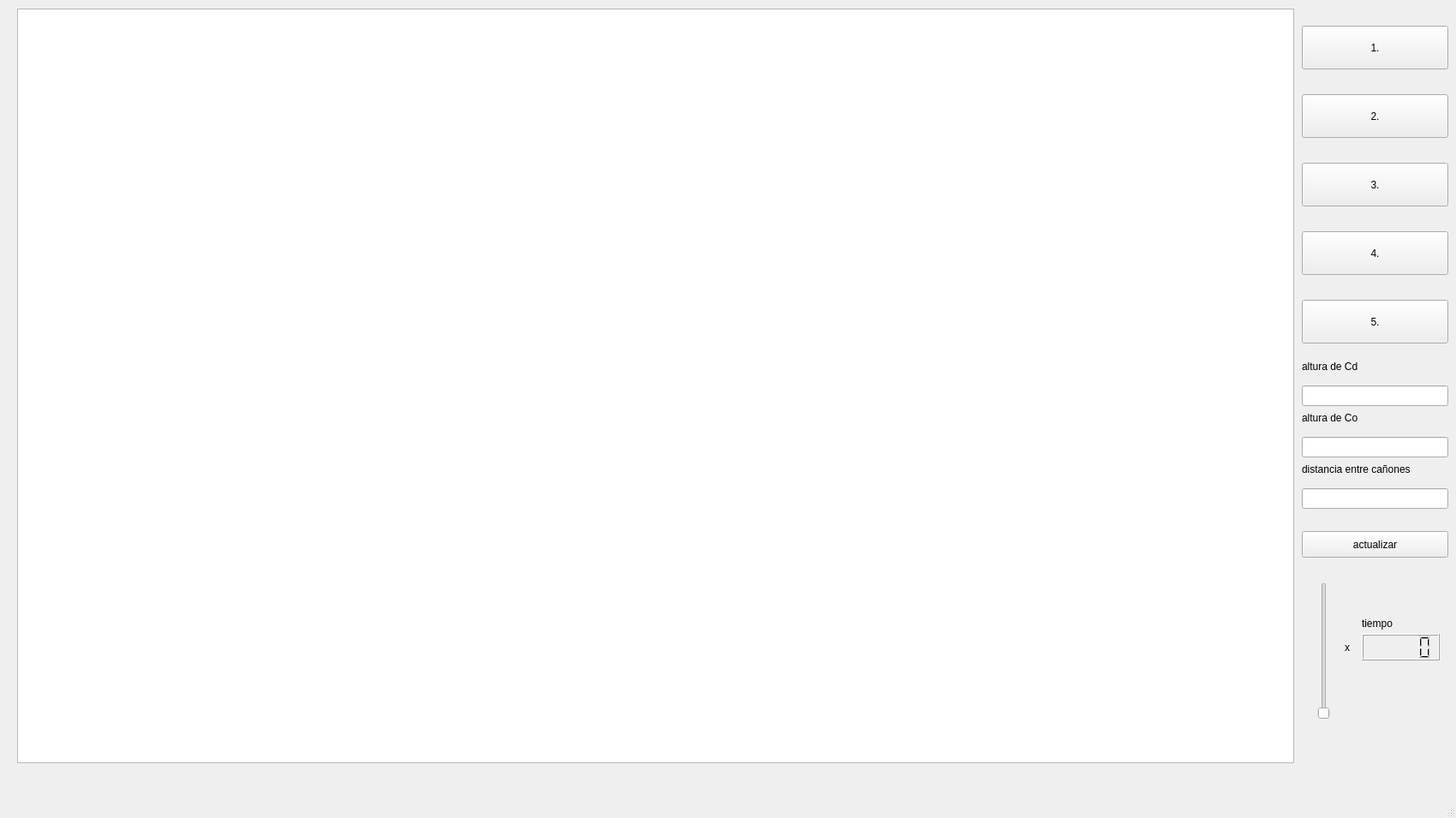
<?xml version="1.0" encoding="UTF-8"?>
<ui version="4.0">
 <class>MainWindow</class>
 <widget class="QMainWindow" name="MainWindow">
  <property name="geometry">
   <rect>
    <x>0</x>
    <y>0</y>
    <width>1700</width>
    <height>955</height>
   </rect>
  </property>
  <property name="windowTitle">
   <string>MainWindow</string>
  </property>
  <widget class="QWidget" name="centralwidget">
   <widget class="QGraphicsView" name="graphicsView">
    <property name="geometry">
     <rect>
      <x>20</x>
      <y>10</y>
      <width>1491</width>
      <height>881</height>
     </rect>
    </property>
   </widget>
   <widget class="QPushButton" name="pushButton">
    <property name="geometry">
     <rect>
      <x>1520</x>
      <y>30</y>
      <width>171</width>
      <height>51</height>
     </rect>
    </property>
    <property name="text">
     <string>1.</string>
    </property>
   </widget>
   <widget class="QPushButton" name="pushButton_2">
    <property name="geometry">
     <rect>
      <x>1520</x>
      <y>110</y>
      <width>171</width>
      <height>51</height>
     </rect>
    </property>
    <property name="text">
     <string>2.</string>
    </property>
   </widget>
   <widget class="QPushButton" name="pushButton_3">
    <property name="geometry">
     <rect>
      <x>1520</x>
      <y>190</y>
      <width>171</width>
      <height>51</height>
     </rect>
    </property>
    <property name="text">
     <string>3.</string>
    </property>
   </widget>
   <widget class="QPushButton" name="pushButton_4">
    <property name="geometry">
     <rect>
      <x>1520</x>
      <y>270</y>
      <width>171</width>
      <height>51</height>
     </rect>
    </property>
    <property name="text">
     <string>4.</string>
    </property>
   </widget>
   <widget class="QPushButton" name="pushButton_5">
    <property name="geometry">
     <rect>
      <x>1520</x>
      <y>350</y>
      <width>171</width>
      <height>51</height>
     </rect>
    </property>
    <property name="text">
     <string>5.</string>
    </property>
   </widget>
   <widget class="QLabel" name="label_3">
    <property name="geometry">
     <rect>
      <x>1570</x>
      <y>740</y>
      <width>71</width>
      <height>31</height>
     </rect>
    </property>
    <property name="text">
     <string>x</string>
    </property>
   </widget>
   <widget class="QPushButton" name="pushButton_6">
    <property name="geometry">
     <rect>
      <x>1520</x>
      <y>620</y>
      <width>171</width>
      <height>31</height>
     </rect>
    </property>
    <property name="text">
     <string>actualizar</string>
    </property>
   </widget>
   <widget class="QLineEdit" name="dist">
    <property name="geometry">
     <rect>
      <x>1520</x>
      <y>570</y>
      <width>171</width>
      <height>24</height>
     </rect>
    </property>
   </widget>
   <widget class="QLineEdit" name="Ho">
    <property name="geometry">
     <rect>
      <x>1520</x>
      <y>510</y>
      <width>171</width>
      <height>24</height>
     </rect>
    </property>
   </widget>
   <widget class="QLineEdit" name="Hd">
    <property name="geometry">
     <rect>
      <x>1520</x>
      <y>450</y>
      <width>171</width>
      <height>24</height>
     </rect>
    </property>
   </widget>
   <widget class="QLabel" name="label">
    <property name="geometry">
     <rect>
      <x>1520</x>
      <y>420</y>
      <width>111</width>
      <height>16</height>
     </rect>
    </property>
    <property name="text">
     <string>altura de Cd</string>
    </property>
   </widget>
   <widget class="QLabel" name="label_2">
    <property name="geometry">
     <rect>
      <x>1520</x>
      <y>480</y>
      <width>101</width>
      <height>16</height>
     </rect>
    </property>
    <property name="text">
     <string>altura de Co</string>
    </property>
   </widget>
   <widget class="QLabel" name="label_4">
    <property name="geometry">
     <rect>
      <x>1520</x>
      <y>540</y>
      <width>151</width>
      <height>16</height>
     </rect>
    </property>
    <property name="text">
     <string>distancia entre cañones</string>
    </property>
   </widget>
   <widget class="QLCDNumber" name="lcdNumber">
    <property name="geometry">
     <rect>
      <x>1590</x>
      <y>740</y>
      <width>91</width>
      <height>31</height>
     </rect>
    </property>
   </widget>
   <widget class="QSlider" name="verticalSlider">
    <property name="geometry">
     <rect>
      <x>1530</x>
      <y>680</y>
      <width>31</width>
      <height>160</height>
     </rect>
    </property>
    <property name="maximum">
     <number>20</number>
    </property>
    <property name="orientation">
     <enum>Qt::Vertical</enum>
    </property>
   </widget>
   <widget class="QLabel" name="label_5">
    <property name="geometry">
     <rect>
      <x>1590</x>
      <y>720</y>
      <width>55</width>
      <height>16</height>
     </rect>
    </property>
    <property name="text">
     <string>tiempo</string>
    </property>
   </widget>
  </widget>
  <widget class="QMenuBar" name="menubar">
   <property name="geometry">
    <rect>
     <x>0</x>
     <y>0</y>
     <width>1700</width>
     <height>25</height>
    </rect>
   </property>
  </widget>
  <widget class="QStatusBar" name="statusbar"/>
 </widget>
 <resources/>
 <connections/>
</ui>
